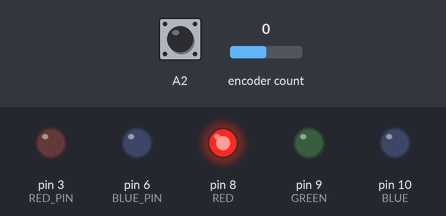
A sketch run on a simulated Arduino Uno, built with avr-gcc and run on an emulated ATmega328P. Shown: output pins drawn as LEDs (lit = HIGH). Inputs (shaded band) come from the test bench; at power-on: A2 HIGH, encoder count 0.

Above: at 1.2 s.
1.3 s: A2 pulled LOW for 0.15 s
At 2.8 s:
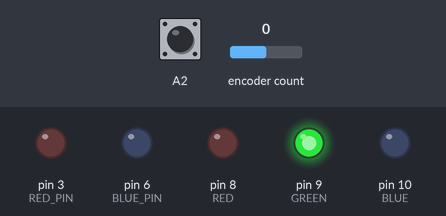
3.5 s: A2 pulled LOW for 1 s
At 5.7 s:
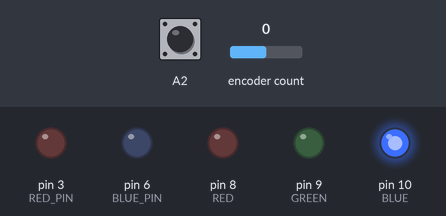
6.6 s: encoder count set to 1
At 7.8 s:
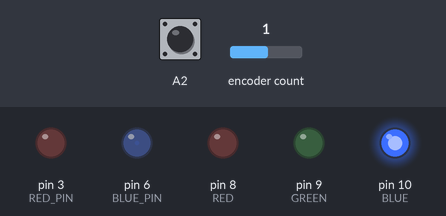
8.1 s: A2 pulled LOW for 0.15 s
At 9.2 s:
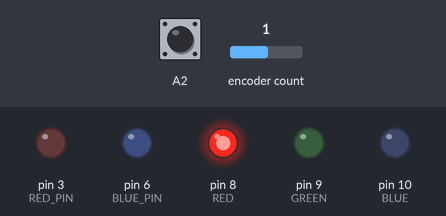
10.3 s: encoder count set to 2
At 10.9 s:
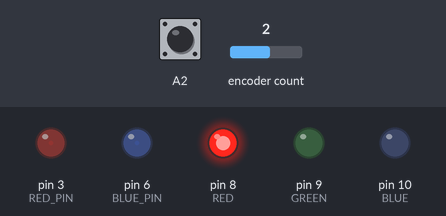
11.8 s: A2 pulled LOW for 0.15 s
At 13.2 s:
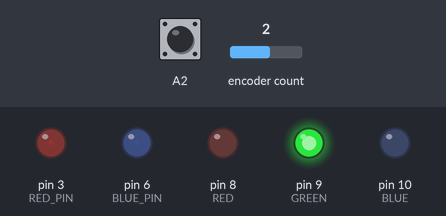
Timing chart, 0 to 14.8 s (numbered marks = the images above; inputs shaded):
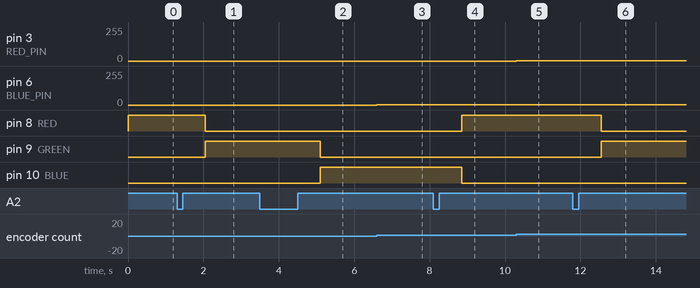

Measured:
- after the input at 1.3 s, pin 8 (RED): HIGH → LOW after 0.75 s; pin 9 (GREEN): LOW → HIGH after 0.75 s
- after the input at 3.5 s, pin 9 (GREEN): HIGH → LOW after 1.6 s; pin 10 (BLUE): LOW → HIGH after 1.6 s
- after the input at 6.6 s, pin 6 (BLUE_PIN): 0/255 → 1/255 at once
- after the input at 8.1 s, pin 8 (RED): LOW → HIGH after 0.75 s; pin 10 (BLUE): HIGH → LOW after 0.75 s
- after the input at 10.3 s, pin 3 (RED_PIN): 0/255 → 1/255 at once
- after the input at 11.8 s, pin 8 (RED): HIGH → LOW after 0.75 s; pin 9 (GREEN): LOW → HIGH after 0.75 s

The sketch:

rgb_encoder.ino
```cpp
#include <ClickEncoder.h>
#include <TimerOne.h>

#define RED_PIN   3
#define GREEN_PIN 5
#define BLUE_PIN  6

#define RED    8
#define GREEN  9
#define BLUE  10

int currentLed = RED;

ClickEncoder *encoder;
int16_t last, value;

void timerIsr()
{
  encoder->service();
}

void setup()
{
  // Initialize encoder
  encoder = new ClickEncoder(A1, A0, A2);
  // Initialize Timer1
  Timer1.initialize(1000);
  // Attach timerIsr to Timer1
  Timer1.attachInterrupt(timerIsr);
  last = -1;
  // Set led pins as output
  pinMode(RED, OUTPUT);
  pinMode(GREEN, OUTPUT);
  pinMode(BLUE, OUTPUT);
  // Turn on first led
  digitalWrite(currentLed, HIGH);
}

void loop()
{
  // Get value from encoder
  value += encoder->getValue();
  // Reset if value is out of range
  if(value > 255 || value < 0)
    {
      value = 0;
    }
  if(value != last)
  {
    last = value;
    // Set brightness on right RGB led channel
    switch(currentLed)
      {
      case RED:
	analogWrite(RED_PIN, value);
	break;
      case GREEN:
	analogWrite(GREEN_PIN, value);
	break;
      case BLUE:
	analogWrite(BLUE_PIN, value);
	break;
      }
  }

  // Get encoder button state
  ClickEncoder::Button b = encoder->getButton();
  if(b != ClickEncoder::Open)
    {
      // If button is clicked
      if(b == ClickEncoder::Clicked)
      {

        if(currentLed < BLUE)
        {
           currentLed++;
	}
        else
        {
	   currentLed = RED;
	}
	// Reset all leds
	for(int i = RED; i <= BLUE; i++)
	{
	  digitalWrite(i, LOW);
	}
	// Reset value and last read
	value = 0;
	last = 0;
	// Turn on current led
	digitalWrite(currentLed, HIGH);
      }
    }
}
```
